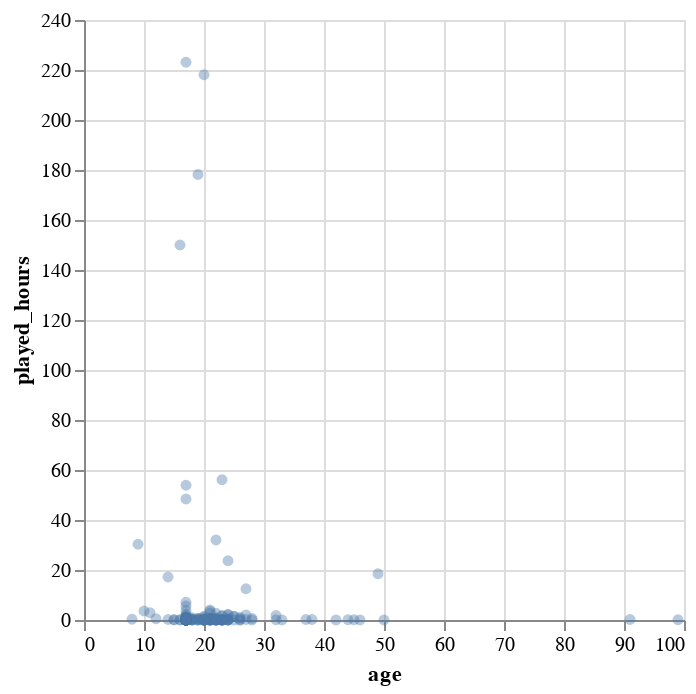

This figure's notebook cell:
### Code cell
age_plot = alt.Chart(players_age).mark_circle(opacity=0.4).encode(
    x='age',
    y='played_hours'
)
age_plot

### Figure 1 — Vega-Lite specification as saved in the notebook (floating-point values rounded to 4 significant figures; data arrays with more than 128 entries replaced by an {"elided": "..."} marker saying what was removed)
{"config": {"view": {"continuousWidth": 300, "continuousHeight": 300}}, "data": {"name": "data-5ed4194a842caecf700eb109c7b4a004"}, "mark": {"type": "circle", "opacity": 0.4}, "encoding": {"x": {"field": "age", "type": "quantitative"}, "y": {"field": "played_hours", "type": "quantitative"}}, "$schema": "https://vega.github.io/schema/vega-lite/v5.20.1.json", "datasets": {"data-5ed4194a842caecf700eb109c7b4a004": {"elided": "196 records"}}}
